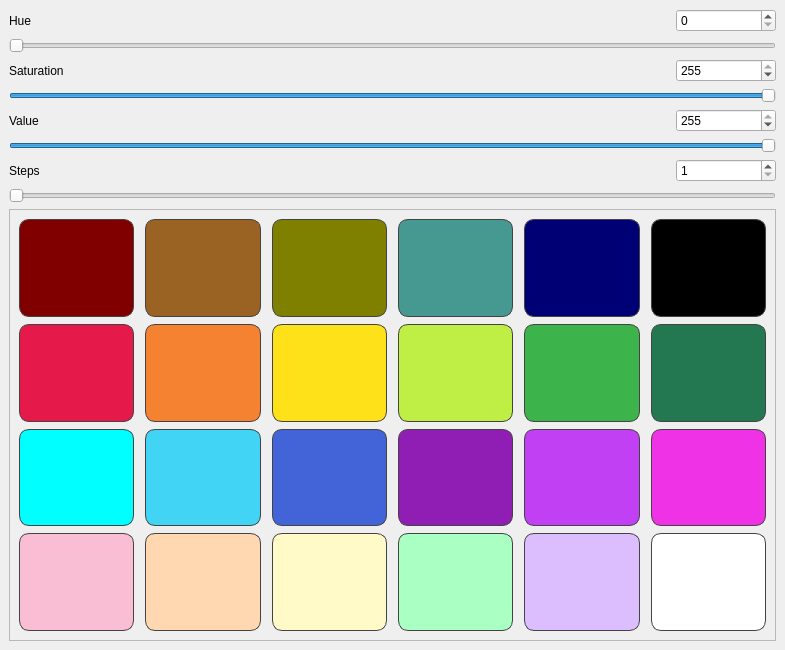
<?xml version="1.0" encoding="UTF-8"?>
<ui version="4.0">
 <class>MainWindow</class>
 <widget class="QMainWindow" name="MainWindow">
  <property name="geometry">
   <rect>
    <x>0</x>
    <y>0</y>
    <width>785</width>
    <height>650</height>
   </rect>
  </property>
  <property name="windowTitle">
   <string>MainWindow</string>
  </property>
  <widget class="QWidget" name="centralwidget">
   <layout class="QHBoxLayout" name="horizontalLayout_6">
    <item>
     <layout class="QHBoxLayout" name="horizontalLayout_2">
      <item>
       <layout class="QVBoxLayout" name="verticalLayout_2">
        <item>
         <layout class="QHBoxLayout" name="horizontalLayout_3">
          <item>
           <widget class="QLabel" name="hueLabel">
            <property name="sizePolicy">
             <sizepolicy hsizetype="MinimumExpanding" vsizetype="Preferred">
              <horstretch>0</horstretch>
              <verstretch>0</verstretch>
             </sizepolicy>
            </property>
            <property name="text">
             <string>Hue</string>
            </property>
           </widget>
          </item>
          <item>
           <widget class="QSpinBox" name="hueSpinBox">
            <property name="sizePolicy">
             <sizepolicy hsizetype="MinimumExpanding" vsizetype="Fixed">
              <horstretch>0</horstretch>
              <verstretch>0</verstretch>
             </sizepolicy>
            </property>
            <property name="maximumSize">
             <size>
              <width>100</width>
              <height>16777215</height>
             </size>
            </property>
            <property name="maximum">
             <number>360</number>
            </property>
           </widget>
          </item>
         </layout>
        </item>
        <item>
         <widget class="QSlider" name="hueSlider">
          <property name="maximum">
           <number>360</number>
          </property>
          <property name="orientation">
           <enum>Qt::Horizontal</enum>
          </property>
         </widget>
        </item>
        <item>
         <layout class="QHBoxLayout" name="horizontalLayout_4">
          <item>
           <widget class="QLabel" name="satLabel">
            <property name="sizePolicy">
             <sizepolicy hsizetype="MinimumExpanding" vsizetype="Preferred">
              <horstretch>0</horstretch>
              <verstretch>0</verstretch>
             </sizepolicy>
            </property>
            <property name="text">
             <string>Saturation</string>
            </property>
           </widget>
          </item>
          <item>
           <widget class="QSpinBox" name="satSpinBox">
            <property name="sizePolicy">
             <sizepolicy hsizetype="MinimumExpanding" vsizetype="Fixed">
              <horstretch>0</horstretch>
              <verstretch>0</verstretch>
             </sizepolicy>
            </property>
            <property name="maximumSize">
             <size>
              <width>100</width>
              <height>16777215</height>
             </size>
            </property>
            <property name="maximum">
             <number>255</number>
            </property>
            <property name="value">
             <number>255</number>
            </property>
           </widget>
          </item>
         </layout>
        </item>
        <item>
         <widget class="QSlider" name="satSlider">
          <property name="maximum">
           <number>255</number>
          </property>
          <property name="value">
           <number>255</number>
          </property>
          <property name="orientation">
           <enum>Qt::Horizontal</enum>
          </property>
         </widget>
        </item>
        <item>
         <layout class="QHBoxLayout" name="horizontalLayout_5">
          <item>
           <widget class="QLabel" name="valueValue">
            <property name="sizePolicy">
             <sizepolicy hsizetype="MinimumExpanding" vsizetype="Preferred">
              <horstretch>0</horstretch>
              <verstretch>0</verstretch>
             </sizepolicy>
            </property>
            <property name="text">
             <string>Value</string>
            </property>
           </widget>
          </item>
          <item>
           <widget class="QSpinBox" name="valueSpinBox">
            <property name="sizePolicy">
             <sizepolicy hsizetype="MinimumExpanding" vsizetype="Fixed">
              <horstretch>0</horstretch>
              <verstretch>0</verstretch>
             </sizepolicy>
            </property>
            <property name="maximumSize">
             <size>
              <width>100</width>
              <height>16777215</height>
             </size>
            </property>
            <property name="maximum">
             <number>255</number>
            </property>
            <property name="value">
             <number>255</number>
            </property>
           </widget>
          </item>
         </layout>
        </item>
        <item>
         <widget class="QSlider" name="valueSlider">
          <property name="maximum">
           <number>255</number>
          </property>
          <property name="value">
           <number>255</number>
          </property>
          <property name="orientation">
           <enum>Qt::Horizontal</enum>
          </property>
         </widget>
        </item>
        <item>
         <layout class="QHBoxLayout" name="horizontalLayout">
          <item>
           <widget class="QLabel" name="nStepsLabel">
            <property name="sizePolicy">
             <sizepolicy hsizetype="MinimumExpanding" vsizetype="Preferred">
              <horstretch>0</horstretch>
              <verstretch>0</verstretch>
             </sizepolicy>
            </property>
            <property name="text">
             <string>Steps</string>
            </property>
           </widget>
          </item>
          <item>
           <widget class="QSpinBox" name="stepSpinBox">
            <property name="sizePolicy">
             <sizepolicy hsizetype="MinimumExpanding" vsizetype="Fixed">
              <horstretch>0</horstretch>
              <verstretch>0</verstretch>
             </sizepolicy>
            </property>
            <property name="maximumSize">
             <size>
              <width>100</width>
              <height>16777215</height>
             </size>
            </property>
            <property name="minimum">
             <number>1</number>
            </property>
            <property name="maximum">
             <number>200</number>
            </property>
           </widget>
          </item>
         </layout>
        </item>
        <item>
         <widget class="QSlider" name="nStepsSlider">
          <property name="minimum">
           <number>1</number>
          </property>
          <property name="maximum">
           <number>50</number>
          </property>
          <property name="orientation">
           <enum>Qt::Horizontal</enum>
          </property>
         </widget>
        </item>
        <item>
         <layout class="QHBoxLayout" name="horizontalLayout_7">
          <item>
           <widget class="QFrame" name="frame">
            <property name="frameShape">
             <enum>QFrame::StyledPanel</enum>
            </property>
            <property name="frameShadow">
             <enum>QFrame::Raised</enum>
            </property>
            <layout class="QGridLayout" name="gridLayout">
             <property name="horizontalSpacing">
              <number>11</number>
             </property>
             <property name="verticalSpacing">
              <number>7</number>
             </property>
             <item row="9" column="2">
              <widget class="QPushButton" name="prese_color_20">
               <property name="sizePolicy">
                <sizepolicy hsizetype="Preferred" vsizetype="Preferred">
                 <horstretch>0</horstretch>
                 <verstretch>0</verstretch>
                </sizepolicy>
               </property>
               <property name="toolTip">
                <string>Apricot</string>
               </property>
               <property name="styleSheet">
                <string notr="true">background-color: rgb(255, 216, 177);
color: rgb(255, 216, 177);
border-color: rgb(67, 67, 67);
border-style: solid;
border-width:1;
border-radius:10px;</string>
               </property>
               <property name="text">
                <string>#ffd8b1</string>
               </property>
              </widget>
             </item>
             <item row="3" column="0">
              <widget class="QPushButton" name="prese_color_8">
               <property name="sizePolicy">
                <sizepolicy hsizetype="Preferred" vsizetype="Preferred">
                 <horstretch>0</horstretch>
                 <verstretch>0</verstretch>
                </sizepolicy>
               </property>
               <property name="toolTip">
                <string>Red</string>
               </property>
               <property name="styleSheet">
                <string notr="true">background-color: rgb(230, 25, 75);
color: rgb(230, 25, 75);
border-color: rgb(67, 67, 67);
border-style: solid;
border-width:1px;
border-radius:10px;</string>
               </property>
               <property name="text">
                <string>#e6194B</string>
               </property>
              </widget>
             </item>
             <item row="4" column="5">
              <widget class="QPushButton" name="prese_color_16">
               <property name="sizePolicy">
                <sizepolicy hsizetype="Preferred" vsizetype="Preferred">
                 <horstretch>0</horstretch>
                 <verstretch>0</verstretch>
                </sizepolicy>
               </property>
               <property name="toolTip">
                <string>Purple</string>
               </property>
               <property name="styleSheet">
                <string notr="true">background-color: rgb(145, 30, 180);
color: rgb(145, 30, 180);
border-color: rgb(67, 67, 67);
border-style: solid;
border-width:1;
border-radius:10px;</string>
               </property>
               <property name="text">
                <string>#911eb4</string>
               </property>
              </widget>
             </item>
             <item row="3" column="2">
              <widget class="QPushButton" name="prese_color_7">
               <property name="sizePolicy">
                <sizepolicy hsizetype="Preferred" vsizetype="Preferred">
                 <horstretch>0</horstretch>
                 <verstretch>0</verstretch>
                </sizepolicy>
               </property>
               <property name="toolTip">
                <string>Orange</string>
               </property>
               <property name="styleSheet">
                <string notr="true">background-color: rgb(245, 130, 49);
color: rgb(245, 130, 49);
border-color: rgb(67, 67, 67);
border-style: solid;
border-width:1px;
border-radius:10px;</string>
               </property>
               <property name="text">
                <string>#f58231</string>
               </property>
              </widget>
             </item>
             <item row="4" column="8">
              <widget class="QPushButton" name="prese_color_17">
               <property name="sizePolicy">
                <sizepolicy hsizetype="Preferred" vsizetype="Preferred">
                 <horstretch>0</horstretch>
                 <verstretch>0</verstretch>
                </sizepolicy>
               </property>
               <property name="toolTip">
                <string>Violet</string>
               </property>
               <property name="styleSheet">
                <string notr="true">background-color: rgb(193, 64, 244);
color: rgb(193, 64, 244);
border-color: rgb(67, 67, 67);
border-style: solid;
border-width:1;
border-radius:10px;</string>
               </property>
               <property name="text">
                <string>#c140f4</string>
               </property>
              </widget>
             </item>
             <item row="9" column="0">
              <widget class="QPushButton" name="prese_color_19">
               <property name="sizePolicy">
                <sizepolicy hsizetype="Preferred" vsizetype="Preferred">
                 <horstretch>0</horstretch>
                 <verstretch>0</verstretch>
                </sizepolicy>
               </property>
               <property name="toolTip">
                <string>Pink</string>
               </property>
               <property name="styleSheet">
                <string notr="true">background-color: rgb(250, 190, 212);
color: rgb(250, 190, 212);
border-color: rgb(67, 67, 67);
border-style: solid;
border-width:1;
border-radius:10px;</string>
               </property>
               <property name="text">
                <string>#fabed4</string>
               </property>
              </widget>
             </item>
             <item row="2" column="9">
              <widget class="QPushButton" name="prese_color_6">
               <property name="sizePolicy">
                <sizepolicy hsizetype="Preferred" vsizetype="Preferred">
                 <horstretch>0</horstretch>
                 <verstretch>0</verstretch>
                </sizepolicy>
               </property>
               <property name="toolTip">
                <string>Black</string>
               </property>
               <property name="styleSheet">
                <string notr="true">background-color: rgb(0, 0, 0);
color: rgb(0, 0, 0);
border-color: rgb(67, 67, 67);
border-style: solid;
border-width:1;
border-radius:10px;</string>
               </property>
               <property name="text">
                <string>#000000</string>
               </property>
              </widget>
             </item>
             <item row="4" column="9">
              <widget class="QPushButton" name="prese_color_18">
               <property name="sizePolicy">
                <sizepolicy hsizetype="Preferred" vsizetype="Preferred">
                 <horstretch>0</horstretch>
                 <verstretch>0</verstretch>
                </sizepolicy>
               </property>
               <property name="toolTip">
                <string>Magenta</string>
               </property>
               <property name="styleSheet">
                <string notr="true">background-color:rgb(240, 50, 230);
color: rgb(240, 50, 230);
border-color: rgb(67, 67, 67);
border-style: solid;
border-width:1;
border-radius:10px;</string>
               </property>
               <property name="text">
                <string>#f032e6</string>
               </property>
              </widget>
             </item>
             <item row="4" column="2">
              <widget class="QPushButton" name="prese_color_14">
               <property name="sizePolicy">
                <sizepolicy hsizetype="Preferred" vsizetype="Preferred">
                 <horstretch>0</horstretch>
                 <verstretch>0</verstretch>
                </sizepolicy>
               </property>
               <property name="toolTip">
                <string>Cerulean</string>
               </property>
               <property name="styleSheet">
                <string notr="true">background-color: rgb(66, 212, 244);
color: rgb(66, 212, 244);
border-color: rgb(67, 67, 67);
border-style: solid;
border-width:1px;
border-radius:10px;</string>
               </property>
               <property name="text">
                <string>#42d4f4</string>
               </property>
              </widget>
             </item>
             <item row="3" column="8">
              <widget class="QPushButton" name="prese_color_11">
               <property name="sizePolicy">
                <sizepolicy hsizetype="Preferred" vsizetype="Preferred">
                 <horstretch>0</horstretch>
                 <verstretch>0</verstretch>
                </sizepolicy>
               </property>
               <property name="toolTip">
                <string>Green</string>
               </property>
               <property name="styleSheet">
                <string notr="true">background-color: rgb(60, 180, 75);
color: rgb(60, 180, 75);
border-color: rgb(67, 67, 67);
border-style: solid;
border-width:1px;
border-radius:10px;</string>
               </property>
               <property name="text">
                <string>#3cb44b</string>
               </property>
              </widget>
             </item>
             <item row="3" column="4">
              <widget class="QPushButton" name="prese_color_10">
               <property name="sizePolicy">
                <sizepolicy hsizetype="Preferred" vsizetype="Preferred">
                 <horstretch>0</horstretch>
                 <verstretch>0</verstretch>
                </sizepolicy>
               </property>
               <property name="toolTip">
                <string>Yellow</string>
               </property>
               <property name="styleSheet">
                <string notr="true">background-color: rgb(255, 225, 25);
color: rgb(255, 225, 25);
border-color: rgb(67, 67, 67);
border-style: solid;
border-width:1px;
border-radius:10px;</string>
               </property>
               <property name="text">
                <string>#ffe119</string>
               </property>
              </widget>
             </item>
             <item row="3" column="5">
              <widget class="QPushButton" name="prese_color_9">
               <property name="sizePolicy">
                <sizepolicy hsizetype="Preferred" vsizetype="Preferred">
                 <horstretch>0</horstretch>
                 <verstretch>0</verstretch>
                </sizepolicy>
               </property>
               <property name="toolTip">
                <string>Lime</string>
               </property>
               <property name="styleSheet">
                <string notr="true">background-color: rgb(191, 239, 69);
color: rgb(191, 239, 69);
border-color: rgb(67, 67, 67);
border-style: solid;
border-width:1px;
border-radius:10px;</string>
               </property>
               <property name="text">
                <string>#bfef45</string>
               </property>
              </widget>
             </item>
             <item row="3" column="9">
              <widget class="QPushButton" name="prese_color_12">
               <property name="sizePolicy">
                <sizepolicy hsizetype="Preferred" vsizetype="Preferred">
                 <horstretch>0</horstretch>
                 <verstretch>0</verstretch>
                </sizepolicy>
               </property>
               <property name="toolTip">
                <string>Turtle Green</string>
               </property>
               <property name="styleSheet">
                <string notr="true">background-color:rgb(35, 120, 82);
color: rgb(35, 120, 82);
border-color: rgb(67, 67, 67);
border-style: solid;
border-width:1px;
border-radius:10px;</string>
               </property>
               <property name="text">
                <string>#237852</string>
               </property>
              </widget>
             </item>
             <item row="9" column="9">
              <widget class="QPushButton" name="pushButton_4">
               <property name="sizePolicy">
                <sizepolicy hsizetype="Preferred" vsizetype="Preferred">
                 <horstretch>0</horstretch>
                 <verstretch>0</verstretch>
                </sizepolicy>
               </property>
               <property name="toolTip">
                <string>White</string>
               </property>
               <property name="styleSheet">
                <string notr="true">background-color: rgb(255, 255, 255);
color: rgb(255, 255, 255);
border-color: rgb(67, 67, 67);
border-style: solid;
border-width:1px;
border-radius:10px;</string>
               </property>
               <property name="text">
                <string>#ffffff</string>
               </property>
              </widget>
             </item>
             <item row="9" column="4">
              <widget class="QPushButton" name="pushButton">
               <property name="sizePolicy">
                <sizepolicy hsizetype="Preferred" vsizetype="Preferred">
                 <horstretch>0</horstretch>
                 <verstretch>0</verstretch>
                </sizepolicy>
               </property>
               <property name="toolTip">
                <string>Beige</string>
               </property>
               <property name="styleSheet">
                <string notr="true">background-color: rgb(255, 250, 200);
color: rgb(255, 250, 200);
border-color: rgb(67, 67, 67);
border-style: solid;
border-width:1px;
border-radius:10px;</string>
               </property>
               <property name="text">
                <string>#fffac8</string>
               </property>
              </widget>
             </item>
             <item row="9" column="5">
              <widget class="QPushButton" name="pushButton_2">
               <property name="sizePolicy">
                <sizepolicy hsizetype="Preferred" vsizetype="Preferred">
                 <horstretch>0</horstretch>
                 <verstretch>0</verstretch>
                </sizepolicy>
               </property>
               <property name="toolTip">
                <string>Mint</string>
               </property>
               <property name="styleSheet">
                <string notr="true">background-color: rgb(170, 255, 195);
color: rgb(170, 255, 195);
border-color: rgb(67, 67, 67);
border-style: solid;
border-width:1px;
border-radius:10px;</string>
               </property>
               <property name="text">
                <string>#aaffc3</string>
               </property>
              </widget>
             </item>
             <item row="9" column="8">
              <widget class="QPushButton" name="pushButton_3">
               <property name="sizePolicy">
                <sizepolicy hsizetype="Preferred" vsizetype="Preferred">
                 <horstretch>0</horstretch>
                 <verstretch>0</verstretch>
                </sizepolicy>
               </property>
               <property name="toolTip">
                <string>Lavender</string>
               </property>
               <property name="styleSheet">
                <string notr="true">background-color: rgb(220, 190, 255);
color: rgb(220, 190, 255);
border-color: rgb(67, 67, 67);
border-style: solid;
border-width:1px;
border-radius:10px;</string>
               </property>
               <property name="text">
                <string>#dcbeff</string>
               </property>
              </widget>
             </item>
             <item row="4" column="0">
              <widget class="QPushButton" name="prese_color_13">
               <property name="sizePolicy">
                <sizepolicy hsizetype="Preferred" vsizetype="Preferred">
                 <horstretch>0</horstretch>
                 <verstretch>0</verstretch>
                </sizepolicy>
               </property>
               <property name="toolTip">
                <string>Cyan</string>
               </property>
               <property name="styleSheet">
                <string notr="true">background-color: rgb(0, 255, 255);
color: rgb(0, 255, 255);
border-color: rgb(67, 67, 67);
border-style: solid;
border-width:1;
border-radius:10px;</string>
               </property>
               <property name="text">
                <string>#00ffff</string>
               </property>
              </widget>
             </item>
             <item row="2" column="4">
              <widget class="QPushButton" name="prese_color_3">
               <property name="sizePolicy">
                <sizepolicy hsizetype="Preferred" vsizetype="Preferred">
                 <horstretch>0</horstretch>
                 <verstretch>0</verstretch>
                </sizepolicy>
               </property>
               <property name="toolTip">
                <string>Olive</string>
               </property>
               <property name="styleSheet">
                <string notr="true">background-color: rgb(128, 128, 0);
color: rgb(128, 128, 0);
border-color: rgb(67, 67, 67);
border-style: solid;
border-width:1;
border-radius:10px;</string>
               </property>
               <property name="text">
                <string>#808000</string>
               </property>
              </widget>
             </item>
             <item row="2" column="5">
              <widget class="QPushButton" name="prese_color_4">
               <property name="sizePolicy">
                <sizepolicy hsizetype="Preferred" vsizetype="Preferred">
                 <horstretch>0</horstretch>
                 <verstretch>0</verstretch>
                </sizepolicy>
               </property>
               <property name="toolTip">
                <string>Teal</string>
               </property>
               <property name="styleSheet">
                <string notr="true">background-color: rgb(70, 153, 144);
color: rgb(70, 153, 144);
border-color: rgb(67, 67, 67);
border-style: solid;
border-width:1;
border-radius:10px;</string>
               </property>
               <property name="text">
                <string>#469990</string>
               </property>
              </widget>
             </item>
             <item row="2" column="2">
              <widget class="QPushButton" name="prese_color_2">
               <property name="sizePolicy">
                <sizepolicy hsizetype="Preferred" vsizetype="Preferred">
                 <horstretch>0</horstretch>
                 <verstretch>0</verstretch>
                </sizepolicy>
               </property>
               <property name="toolTip">
                <string>Brown</string>
               </property>
               <property name="styleSheet">
                <string notr="true">background-color: rgb(154, 99, 36);
color:rgb(154, 99, 36);
border-color: rgb(67, 67, 67);
border-style: solid;
border-width:1;
border-radius:10px;
</string>
               </property>
               <property name="text">
                <string>#9A6324</string>
               </property>
              </widget>
             </item>
             <item row="2" column="8">
              <widget class="QPushButton" name="prese_color_5">
               <property name="sizePolicy">
                <sizepolicy hsizetype="Preferred" vsizetype="Preferred">
                 <horstretch>0</horstretch>
                 <verstretch>0</verstretch>
                </sizepolicy>
               </property>
               <property name="toolTip">
                <string>Navy</string>
               </property>
               <property name="styleSheet">
                <string notr="true">background-color: rgb(0, 0, 117);
color: rgb(0, 0, 117);
border-color: rgb(67, 67, 67);
border-style: solid;
border-width:1;
border-radius:10px;</string>
               </property>
               <property name="text">
                <string>#000075</string>
               </property>
              </widget>
             </item>
             <item row="2" column="0">
              <widget class="QPushButton" name="prese_color_1">
               <property name="sizePolicy">
                <sizepolicy hsizetype="Preferred" vsizetype="Preferred">
                 <horstretch>0</horstretch>
                 <verstretch>0</verstretch>
                </sizepolicy>
               </property>
               <property name="toolTip">
                <string>Maroon</string>
               </property>
               <property name="styleSheet">
                <string notr="true">background-color: rgb(128, 0, 0);
color: rgb(128, 0, 0);
border-color: rgb(67, 67, 67);
border-style: solid;
border-width:1;
border-radius:10px;</string>
               </property>
               <property name="text">
                <string>#800000</string>
               </property>
               <property name="checkable">
                <bool>false</bool>
               </property>
              </widget>
             </item>
             <item row="4" column="4">
              <widget class="QPushButton" name="prese_color_15">
               <property name="sizePolicy">
                <sizepolicy hsizetype="Preferred" vsizetype="Preferred">
                 <horstretch>0</horstretch>
                 <verstretch>0</verstretch>
                </sizepolicy>
               </property>
               <property name="toolTip">
                <string>Blue</string>
               </property>
               <property name="styleSheet">
                <string notr="true">background-color: rgb(67, 99, 216);
color: rgb(67, 99, 216);
border-color: rgb(67, 67, 67);
border-style: solid;
border-width:1px;
border-radius:10px;</string>
               </property>
               <property name="text">
                <string>#4363d8</string>
               </property>
              </widget>
             </item>
            </layout>
           </widget>
          </item>
         </layout>
        </item>
       </layout>
      </item>
     </layout>
    </item>
   </layout>
  </widget>
 </widget>
 <resources/>
 <connections/>
</ui>
